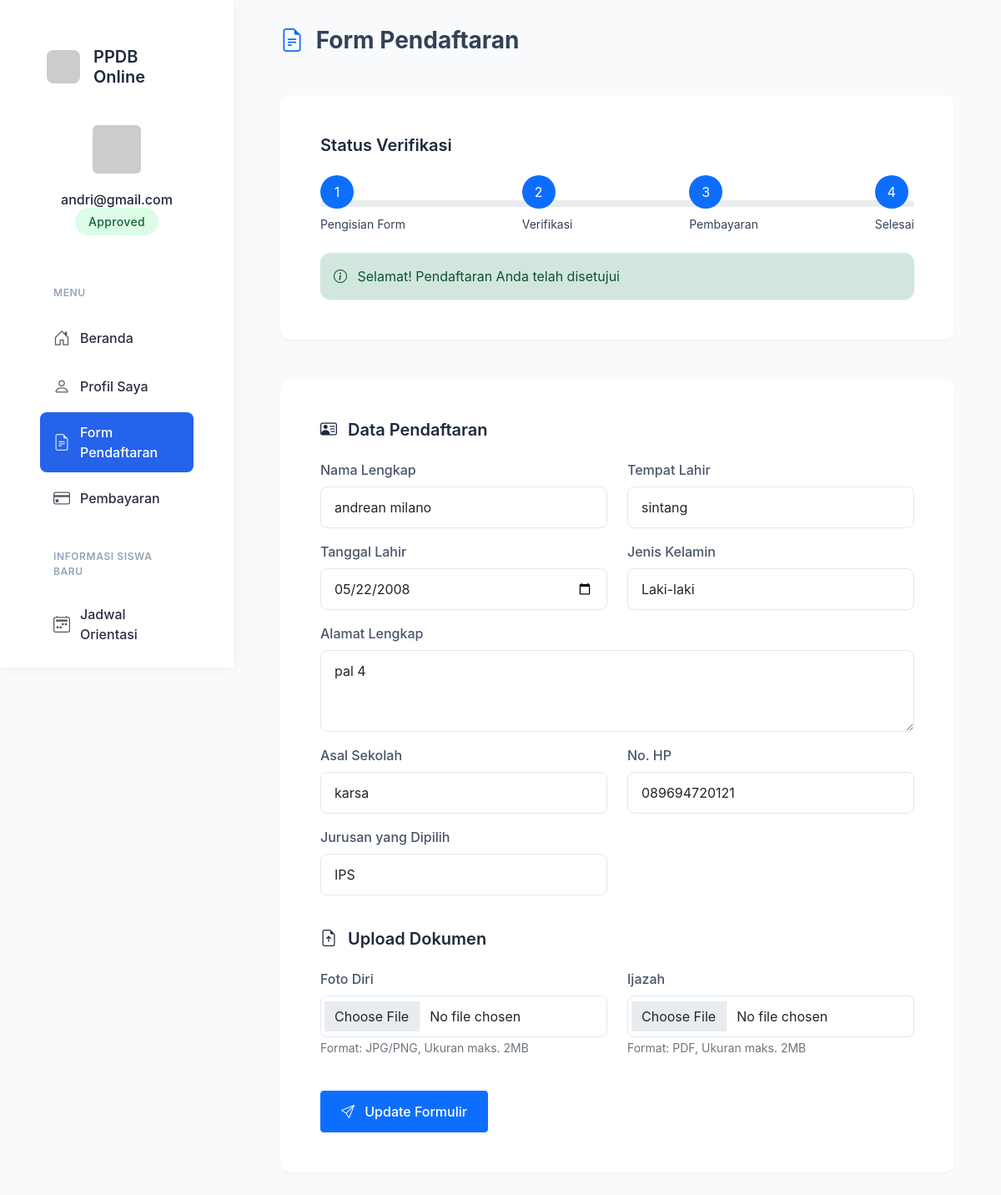
Screenshot of /verifikasi (signed in) with the database file from the repository.
### app.py (models this page shows, shortened)
class User(db.Model):
    __tablename__ = 'users'  # Explicitly define table name
    id = db.Column(db.Integer, primary_key=True)
    username = db.Column(db.String(100), unique=True, nullable=False)
    password = db.Column(db.String(200), nullable=False)
    is_admin = db.Column(db.Boolean, default=False)
    is_verified = db.Column(db.Boolean, default=False)  # Add this attribute
    formulir = db.relationship('Formulir', back_populates='user')  # Add this relationship
    posts = db.relationship('ForumPost', backref='author', lazy=True)
    comments = db.relationship('ForumComment', backref='author', lazy=True)

class Formulir(db.Model):
    id = db.Column(db.Integer, primary_key=True)
    user_id = db.Column(db.Integer, db.ForeignKey('users.id'), nullable=False)
    user = db.relationship('User', back_populates='formulir')
    nama_lengkap = db.Column(db.String(100))
    tempat_lahir = db.Column(db.String(100))
    tanggal_lahir = db.Column(db.String(100))
    jenis_kelamin = db.Column(db.String(20))
    alamat = db.Column(db.String(200))
    asal_sekolah = db.Column(db.String(200))
    jurusan = db.Column(db.String(100))
    no_hp = db.Column(db.String(20))
    foto_path = db.Column(db.String(200))
    ijazah_path = db.Column(db.String(200))
    pembayaran_path = db.Column(db.String(200))
    pembayaran_status = db.Column(db.String(20), default='belum')
    verifikasi_status = db.Column(db.String(20), default='belum')

### app.py (the view)
    def wrapper(*args, **kwargs):
        if 'user_id' not in session:
            flash('Anda perlu masuk terlebih dahulu.')
            return redirect(url_for('login'))
        return f(*args, **kwargs)

### templates/verifikasi.html (shortened to what this page needs)
<!DOCTYPE html>
<html>
<head>
  <link rel="stylesheet" href="{{ url_for('static', filename='styles.css') }}">
</head>
<body>
  {% extends "base.html" %}
  {% block content %}
  <div class="container-fluid">
    <div class="row mb-4">
        <div class="col-12">
            <h3 class="fw-bold mb-4">
                <i class="bi bi-file-earmark-text text-primary me-2"></i>
                Form Pendaftaran
            </h3>
        </div>
    </div>
    <div class="row mb-4">
        <div class="col-12">
            <div class="card">
                <div class="card-body">
                    <h5 class="card-title mb-4">Status Verifikasi</h5>
                    {% if formulir %}
                    <div class="d-flex justify-content-between position-relative mb-4">
                        <div class="progress" style="height: 3px; width: 100%; position: absolute; top: 50%; transform: translateY(-50%);">
                        </div>
                        <div class="position-relative">
                            <div class="rounded-circle bg-{{ 'primary' if formulir.verifikasi_status != '' else 'secondary' }} text-white d-flex align-items-center justify-content-center" style="width: 40px; height: 40px;">1</div>
                            <div class="small mt-2">Pengisian Form</div>
                        </div>
                        <div class="position-relative">
                            <div class="rounded-circle bg-{{ 'primary' if formulir.verifikasi_status == 'pending' or formulir.verifikasi_status == 'approved' else 'secondary' }} text-white d-flex align-items-center justify-content-center" style="width: 40px; height: 40px;">2</div>
                            <div class="small mt-2">Verifikasi</div>
                        </div>
                        <div class="position-relative">
                            <div class="rounded-circle bg-{{ 'primary' if formulir.verifikasi_status == 'approved' else 'secondary' }} text-white d-flex align-items-center justify-content-center" style="width: 40px; height: 40px;">3</div>
                            <div class="small mt-2">Pembayaran</div>
                        </div>
                        <div class="position-relative">
                            <div class="rounded-circle bg-{{ 'primary' if formulir.verifikasi_status == 'approved' and formulir.pembayaran_status == 'approved' else 'secondary' }} text-white d-flex align-items-center justify-content-center" style="width: 40px; height: 40px;">4</div>
                            <div class="small mt-2">Selesai</div>
                        </div>
                    </div>
                    <div class="alert alert-{{ 'success' if formulir.verifikasi_status == 'approved' else 'warning' if formulir.verifikasi_status == 'pending' else 'danger' if formulir.verifikasi_status == 'rejected' else 'info' }} mb-0">
                        <i class="bi bi-info-circle me-2"></i>
                        {% if formulir.verifikasi_status == 'approved' %}
                            Selamat! Pendaftaran Anda telah disetujui
                        {% elif formulir.verifikasi_status == 'pending' %}
                            Menunggu verifikasi admin
                        {% elif formulir.verifikasi_status == 'rejected' %}
                            Pendaftaran ditolak, silahkan periksa kembali dokumen Anda
                        {% else %}
                            Silahkan lengkapi formulir pendaftaran
                        {% endif %}
                    </div>
                    {% else %}
                    <div class="progress" style="height: 25px;">
                        <div class="progress-bar bg-secondary" style="width: 25%">
                            Belum Mengisi
                        </div>
                    </div>
                    {% endif %}
                </div>
            </div>
        </div>
    </div>
    <div class="row">
        <div class="col-12">
            <div class="card">
                <div class="card-body">
                    <h5 class="card-title mb-4">
                        <i class="bi bi-person-vcard me-2"></i>
                        Data Pendaftaran
                    </h5>
                    <form method="POST" enctype="multipart/form-data">
                        <div class="row">
                            <div class="col-md-6 mb-3">
                                <label class="form-label">Nama Lengkap</label>
                                <input class="form-control" name="nama_lengkap" required
                                    value="{{ formulir.nama_lengkap if formulir }}">
                            </div>
                            <div class="col-md-6 mb-3">
                                <label class="form-label">Tempat Lahir</label>
                                <input class="form-control" name="tempat_lahir" required
                                    value="{{ formulir.tempat_lahir if formulir }}">
                            </div>
                            <div class="col-md-6 mb-3">
                                <label class="form-label">Tanggal Lahir</label>
                                <input type="date" class="form-control" name="tanggal_lahir" required
                                    value="{{ formulir.tanggal_lahir if formulir }}">
                            </div>
                            <div class="col-md-6 mb-3">
                                <label class="form-label">Jenis Kelamin</label>
                                <select class="form-control" name="jenis_kelamin" required>
                                    <option value="Laki-laki" {% if formulir.jenis_kelamin == 'Laki-laki' %}selected{% endif %}>Laki-laki</option>
                                </select>
                            </div>
                            <div class="col-12 mb-3">
                                <label class="form-label">Alamat Lengkap</label>
                                <textarea class="form-control" name="alamat" required rows="3">{{ formulir.alamat if formulir }}</textarea>
                            </div>
                            <div class="col-md-6 mb-3">
                                <label class="form-label">Asal Sekolah</label>
                                <input class="form-control" name="asal_sekolah" required
                                    value="{{ formulir.asal_sekolah if formulir }}">
                            </div>
                            <div class="col-md-6 mb-3">
                                <label class="form-label">No. HP</label>
                                <input class="form-control" name="no_hp" type="tel" required
                                    value="{{ formulir.no_hp if formulir }}">
                            </div>
                            <div class="col-md-6 mb-3">
                                <label class="form-label">Jurusan yang Dipilih</label>
                                <select class="form-control" name="jurusan" required>
                                    <option value="IPS" {% if formulir.jurusan == 'IPS' %}selected{% endif %}>IPS</option>
                                </select>
                            </div>
                        </div>
                        <h5 class="card-title mt-4 mb-4">
                            <i class="bi bi-file-earmark-arrow-up me-2"></i>
                            Upload Dokumen
                        </h5>
                        <div class="row">
                            <div class="col-md-6 mb-3">
                                <label class="form-label">Foto Diri</label>
                                <input type="file" class="form-control" name="foto" {% if not formulir %}required{% endif %}>
                                <small class="text-muted">Format: JPG/PNG, Ukuran maks. 2MB</small>
                            </div>
                            <div class="col-md-6 mb-3">
                                <label class="form-label">Ijazah</label>
                                <input type="file" class="form-control" name="ijazah" {% if not formulir %}required{% endif %}>
                                <small class="text-muted">Format: PDF, Ukuran maks. 2MB</small>
                            </div>
                        </div>
                        <div class="mt-4">
                            <button type="submit" class="btn btn-primary">
                                <i class="bi bi-send me-2"></i>
                                {{ 'Update Formulir' if formulir else 'Kirim Formulir' }}
                            </button>
                        </div>
                    </form>
                </div>
            </div>
        </div>
    </div>
  </div>
  {% endblock %}

### templates/base.html (shortened to what this page needs)
<!DOCTYPE html>
<html>
<head>
  <link href="https://cdn.jsdelivr.net/npm/bootstrap@5.1.3/dist/css/bootstrap.min.css" rel="stylesheet">
  <link rel="stylesheet" href="https://cdn.jsdelivr.net/npm/bootstrap-icons@1.8.1/font/bootstrap-icons.css">
</head>
<body>
  <div class="wrapper">
    <nav class="sidebar">
      <div class="sidebar-header">
        <div class="sidebar-brand">
          <img src="https://ui-avatars.com/api/?name=PPDB&background=2563eb&color=fff" alt="Logo">
          <h4>PPDB Online</h4>
        </div>
        {% if session.user_id %}
        <div class="sidebar-user">
          {% set user = get_current_user() %}
          <img src="https://ui-avatars.com/api/?name={{ user.username }}&background=random" alt="Profile">
          <h6 class="mt-3 mb-1">{{ user.username }}</h6>
          {% set formulir = get_user_formulir() %}
          {% if formulir %}
          <span class="status-badge
                    {% if formulir.verifikasi_status == 'approved' %}status-approved
                    {% elif formulir.verifikasi_status == 'pending' %}status-pending
                    {% else %}status-rejected{% endif %}">
            {{ formulir.verifikasi_status|title }}
          </span>
          {% endif %}
        </div>
        {% endif %}
      </div>
      <div class="sidebar-menu">
        <div class="nav-section">
          <div class="nav-section-title">Menu</div>
          <div class="nav flex-column">
            {% if not session.user_id %}
            <a href="{{ url_for('index') }}" class="nav-link {{ 'active' if request.endpoint == 'index' }}">
              <i class="bi bi-house-door"></i>
              <span>Beranda</span>
            </a>
            <a href="{{ url_for('login') }}" class="nav-link {{ 'active' if request.endpoint == 'login' }}">
              <i class="bi bi-box-arrow-in-right"></i>
              <span>Login</span>
            </a>
            <a href="{{ url_for('register') }}" class="nav-link {{ 'active' if request.endpoint == 'register' }}">
              <i class="bi bi-person-plus"></i>
              <span>Daftar</span>
            </a>
            {% else %}
            <a href="{{ url_for('index') }}" class="nav-link {{ 'active' if request.endpoint == 'index' }}">
              <i class="bi bi-house-door"></i>
              <span>Beranda</span>
            </a>
            <a href="{{ url_for('profile') }}" class="nav-link {{ 'active' if request.endpoint == 'profile' }}">
              <i class="bi bi-person"></i>
              <span>Profil Saya</span>
            </a>
            <a href="{{ url_for('verifikasi') }}" class="nav-link {{ 'active' if request.endpoint == 'verifikasi' }}">
              <i class="bi bi-file-earmark-text"></i>
              <span>Form Pendaftaran</span>
            </a>
            {% set formulir = get_user_formulir() %}
            {% if formulir and formulir.verifikasi_status == 'approved' %}
            <a href="{{ url_for('pembayaran') }}" class="nav-link {{ 'active' if request.endpoint == 'pembayaran' }}">
              <i class="bi bi-credit-card"></i>
              <span>Pembayaran</span>
            </a>
            {% if formulir.pembayaran_status == 'approved' %}
            <div class="nav-section-title mt-4">Informasi Siswa Baru</div>
            <a href="{{ url_for('jadwal_orientasi') }}" class="nav-link {{ 'active' if request.endpoint == 'jadwal_orientasi' }}">
              <i class="bi bi-calendar2-week"></i>
              <span>Jadwal Orientasi</span>
            </a>
            {% endif %}
            {% endif %}
            {% endif %}
          </div>
        </div>
      </div>
    </nav>
    <div class="content">
      <div class="container-fluid">
        {% block content %}{% endblock %}
      </div>
    </div>
  </div>
</body>
</html>

### rows the page displays
User: username "andri@gmail.com"
Formulir: verifikasi_status "Approved", nama_lengkap "andrean milano", tempat_lahir "sintang", tanggal_lahir "05/22/2008", jenis_kelamin "Laki-laki", alamat "pal 4", asal_sekolah "karsa", no_hp "089694720121", jurusan "IPS"

### other values shown
{{ 'Update Formulir' if formulir else 'Kirim Formulir' }} "Update Formulir"
